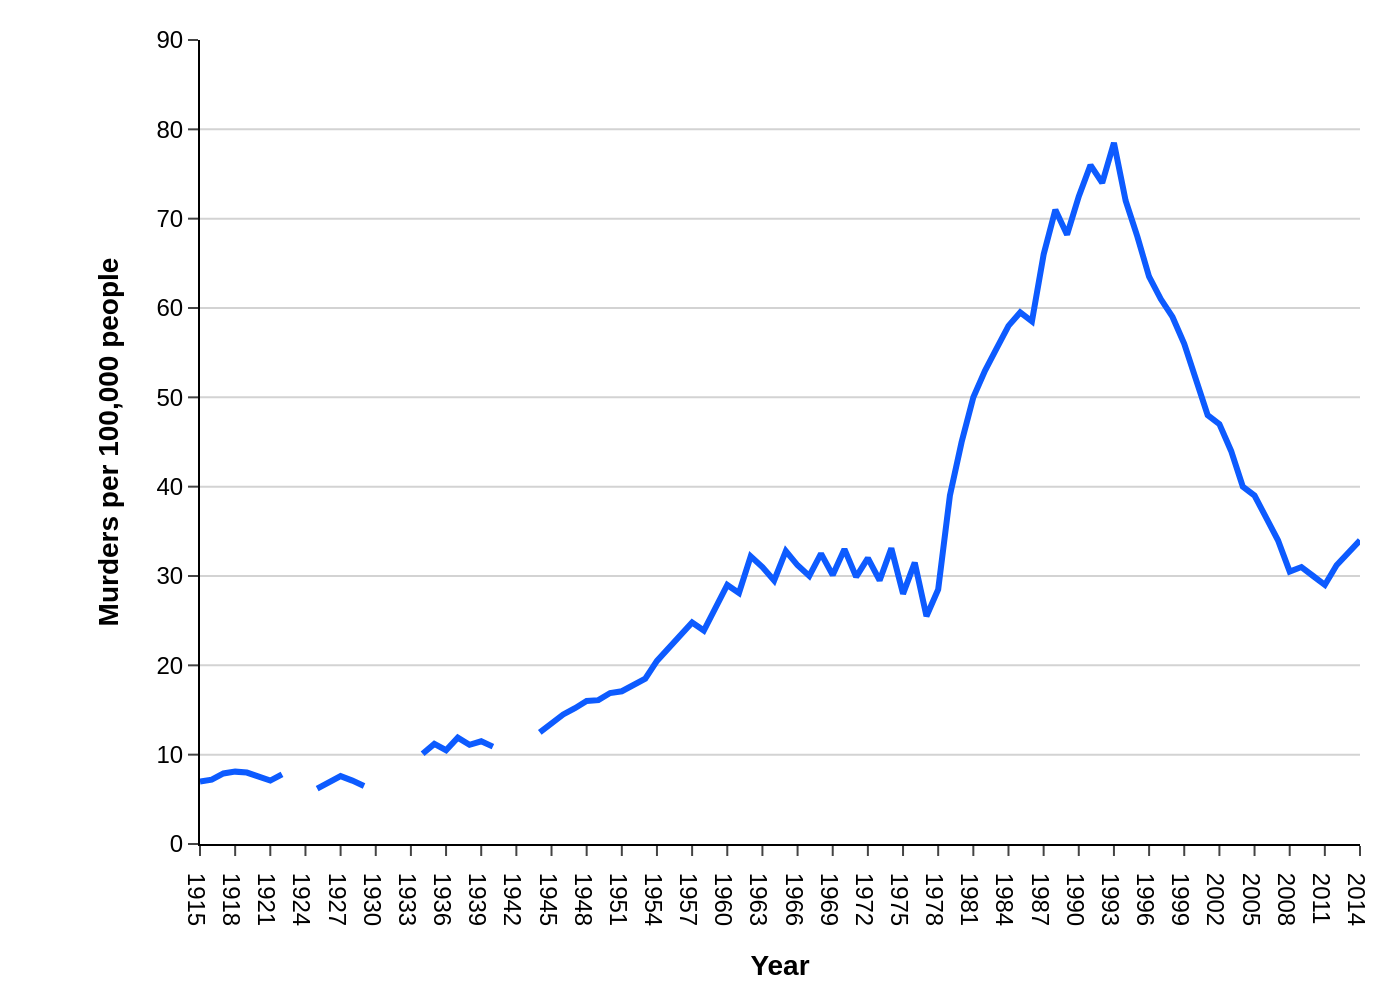

Reproduce this figure in Python.
import sys
import json
import pathlib
import plotly.graph_objects as go

# --- 1. Argument and File Handling ---
if len(sys.argv) != 2:
    print("Usage: python create_chart.py <path_to_json_file>")
    sys.exit(1)

json_path = pathlib.Path(sys.argv[1])
if not json_path.is_file():
    print(f"Error: JSON file not found at {json_path}")
    sys.exit(1)

output_path = json_path.with_suffix(".png")

# --- 2. Load Data from JSON ---
with open(json_path, 'r', encoding='utf-8') as f:
    chart_info = json.load(f)

chart_data = chart_info.get("chart_data", [])
texts = chart_info.get("texts", {})
colors = chart_info.get("colors", [])

# --- 3. Create Chart ---
fig = go.Figure()

# Add traces from JSON data
for i, series in enumerate(chart_data):
    fig.add_trace(go.Scatter(
        x=series.get("x"),
        y=series.get("y"),
        name=series.get("name"),
        mode='lines',
        line=dict(
            color=colors[i % len(colors)] if colors else None,
            width=3
        ),
        connectgaps=False
    ))

# --- 4. Configure Layout and Styling ---
fig.update_layout(
    plot_bgcolor='white',
    paper_bgcolor='white',
    font=dict(family="Arial", size=12, color="black"),
    showlegend=False,
    xaxis=dict(
        title=f"<b>{texts.get('x_axis_title', '')}</b>",
        tickvals=list(range(1915, 2015, 3)),
        showgrid=False,
        linecolor='black',
        ticks='outside'
    ),
    yaxis=dict(
        title=f"<b>{texts.get('y_axis_title', '')}</b>",
        range=[0, 90],
        dtick=10,
        gridcolor='#D3D3D3',
        linecolor='black',
        ticks='outside',
        zeroline=False
    ),
    margin=dict(l=100, r=20, t=20, b=50) # Adjusted margins for axis titles
)

# --- 5. Output Image ---
try:
    fig.write_image(output_path, scale=2)
    print(f"Chart successfully generated and saved to {output_path}")
except Exception as e:
    print(f"Error saving image: {e}")
    sys.exit(1)
